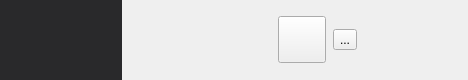
<?xml version="1.0" encoding="UTF-8"?>
<ui version="4.0">
 <class>list_widget</class>
 <widget class="QWidget" name="list_widget">
  <property name="geometry">
   <rect>
    <x>0</x>
    <y>0</y>
    <width>468</width>
    <height>80</height>
   </rect>
  </property>
  <property name="windowTitle">
   <string>Form</string>
  </property>
  <layout class="QHBoxLayout" name="horizontalLayout_4">
   <property name="spacing">
    <number>0</number>
   </property>
   <property name="leftMargin">
    <number>0</number>
   </property>
   <property name="topMargin">
    <number>0</number>
   </property>
   <property name="rightMargin">
    <number>0</number>
   </property>
   <property name="bottomMargin">
    <number>0</number>
   </property>
   <item>
    <layout class="QHBoxLayout" name="horizontalLayout" stretch="4,0,2">
     <property name="spacing">
      <number>7</number>
     </property>
     <item>
      <layout class="QHBoxLayout" name="horizontalLayout_left">
       <property name="spacing">
        <number>7</number>
       </property>
       <item>
        <widget class="QWidget" name="widget_show" native="true">
         <property name="styleSheet">
          <string notr="true">background-color: rgb(41, 41, 43);</string>
         </property>
        </widget>
       </item>
       <item>
        <spacer name="horizontalSpacer">
         <property name="orientation">
          <enum>Qt::Horizontal</enum>
         </property>
         <property name="sizeType">
          <enum>QSizePolicy::Fixed</enum>
         </property>
         <property name="sizeHint" stdset="0">
          <size>
           <width>20</width>
           <height>20</height>
          </size>
         </property>
        </spacer>
       </item>
       <item>
        <widget class="QLabel" name="list_info_ui">
         <property name="sizePolicy">
          <sizepolicy hsizetype="Preferred" vsizetype="Preferred">
           <horstretch>0</horstretch>
           <verstretch>0</verstretch>
          </sizepolicy>
         </property>
         <property name="styleSheet">
          <string notr="true">color: rgb(255, 255, 255);
font: 10pt &quot;Microsoft YaHei UI&quot;;</string>
         </property>
         <property name="text">
          <string/>
         </property>
        </widget>
       </item>
      </layout>
     </item>
     <item>
      <widget class="QToolButton" name="favorite_btn_ui">
       <property name="text">
        <string/>
       </property>
       <property name="icon">
        <iconset>
         <normaloff>:/celllike.png</normaloff>:/celllike.png</iconset>
       </property>
       <property name="iconSize">
        <size>
         <width>40</width>
         <height>40</height>
        </size>
       </property>
      </widget>
     </item>
     <item>
      <layout class="QHBoxLayout" name="horizontalLayout_right">
       <property name="spacing">
        <number>7</number>
       </property>
       <property name="sizeConstraint">
        <enum>QLayout::SetDefaultConstraint</enum>
       </property>
       <item>
        <widget class="QToolButton" name="list_play_ui">
         <property name="text">
          <string>...</string>
         </property>
         <property name="icon">
          <iconset resource="src.qrc">
           <normaloff>:/img/bofang1.png</normaloff>:/img/bofang1.png</iconset>
         </property>
         <property name="iconSize">
          <size>
           <width>30</width>
           <height>30</height>
          </size>
         </property>
        </widget>
       </item>
       <item>
        <spacer name="horizontalSpacer_2">
         <property name="orientation">
          <enum>Qt::Horizontal</enum>
         </property>
         <property name="sizeHint" stdset="0">
          <size>
           <width>40</width>
           <height>20</height>
          </size>
         </property>
        </spacer>
       </item>
      </layout>
     </item>
    </layout>
   </item>
  </layout>
 </widget>
 <resources>
  <include location="src.qrc"/>
 </resources>
 <connections/>
</ui>
